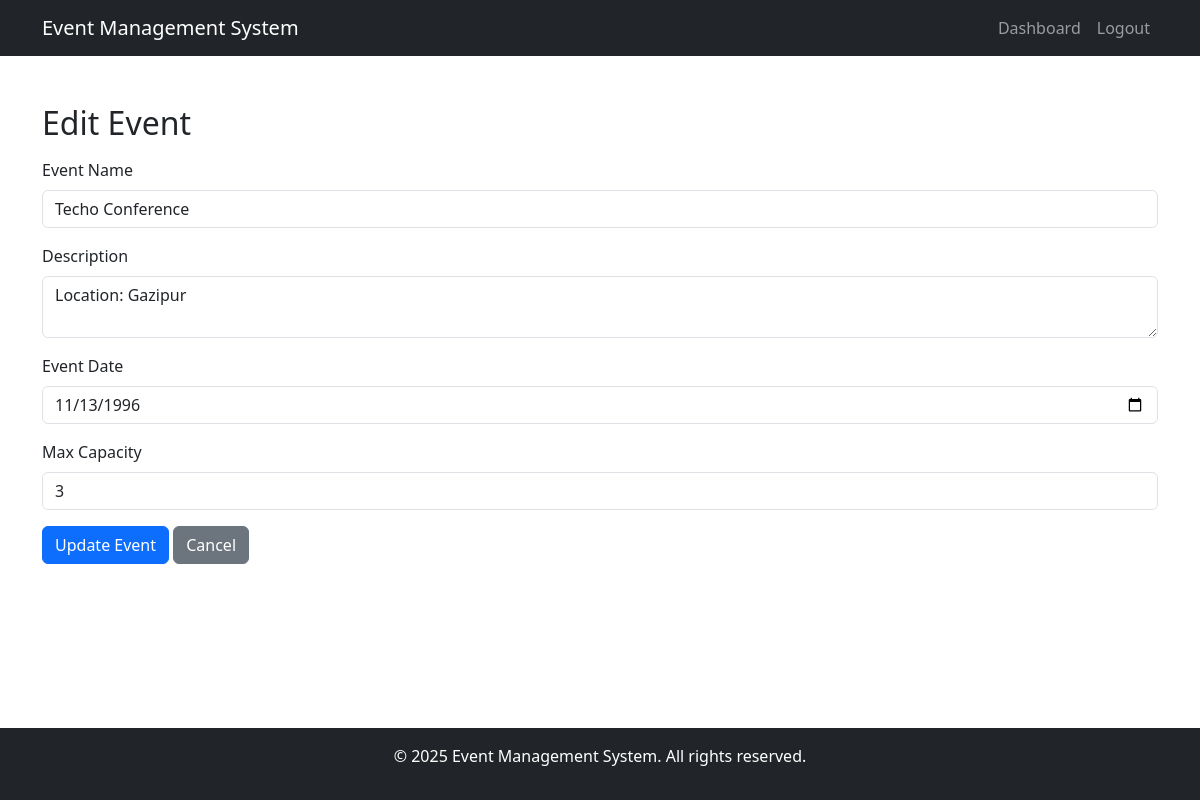
Screenshot of /edit_event.php?id=33 (signed in) with the database file from the repository.
### tables this page shows
CREATE TABLE `events` (
  `id` int(11) NOT NULL,
  `user_id` int(11) NOT NULL,
  `name` varchar(100) NOT NULL,
  `description` text DEFAULT NULL,
  `event_date` date NOT NULL,
  `max_capacity` int(11) NOT NULL,
  `created_at` timestamp NOT NULL DEFAULT current_timestamp()
);

### edit_event.php (the view, shortened to what this page needs)
<?php
require 'includes/db.php';
$event_id = $_GET['id'] ?? null;
$stmt = $pdo->prepare("SELECT * FROM events WHERE id = :id AND user_id = :user_id");
$stmt->execute(['id' => $event_id, 'user_id' => $_SESSION['user_id']]);
$event = $stmt->fetch();
?>
<!DOCTYPE html>
<html lang="en">
<head>
    <link rel="stylesheet" href="https://cdn.jsdelivr.net/npm/bootstrap@5.3.0/dist/css/bootstrap.min.css">
    <link rel="stylesheet" href="assets/css/styles.css">
</head>
<body>
     <?php include 'includes/header.php'; ?>
    <div class="container mt-5">
        <h2>Edit Event</h2>
        <form method="POST" class="mt-3">
            <div class="mb-3">
                <label for="name" class="form-label">Event Name</label>
                <input type="text" class="form-control" id="name" name="name" value="<?php echo htmlspecialchars($event['name']); ?>" required>
            </div>
            <div class="mb-3">
                <label for="description" class="form-label">Description</label>
                <textarea class="form-control" id="description" name="description" required><?php echo htmlspecialchars($event['description']); ?></textarea>
            </div>
            <div class="mb-3">
                <label for="event_date" class="form-label">Event Date</label>
                <input type="date" class="form-control" id="event_date" name="event_date" value="<?php echo htmlspecialchars($event['event_date']); ?>" required>
            </div>
            <div class="mb-3">
                <label for="max_capacity" class="form-label">Max Capacity</label>
                <input type="number" class="form-control" id="max_capacity" name="max_capacity" value="<?php echo htmlspecialchars($event['max_capacity']); ?>" required>
            </div>
            <button type="submit" class="btn btn-primary">Update Event</button>
            <a href="dashboard.php" class="btn btn-secondary">Cancel</a>
        </form>
    </div>
 <?php include 'includes/footer.php'; ?>
</body>
</html>

### assets/css/styles.css (style rules this page uses)
html, body { height: 100%; margin: 0; }
body { display: flex; flex-direction: column; }
.container { flex: 1; }

### rows the page displays
events: name "Techo Conference", description "Location: Gazipur", event_date "11/13/1996", max_capacity "3"
